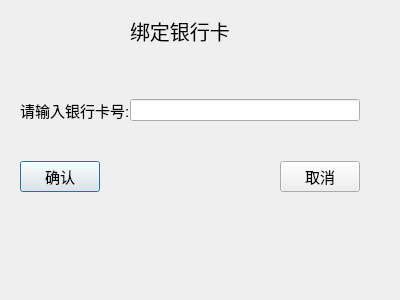
<?xml version="1.0" encoding="UTF-8"?>
<ui version="4.0">
 <class>BindID</class>
 <widget class="QDialog" name="BindID">
  <property name="geometry">
   <rect>
    <x>0</x>
    <y>0</y>
    <width>400</width>
    <height>300</height>
   </rect>
  </property>
  <property name="windowTitle">
   <string>Dialog</string>
  </property>
  <widget class="QLabel" name="label">
   <property name="geometry">
    <rect>
     <x>130</x>
     <y>10</y>
     <width>121</width>
     <height>41</height>
    </rect>
   </property>
   <property name="styleSheet">
    <string notr="true">
font-size:20px;</string>
   </property>
   <property name="text">
    <string>绑定银行卡</string>
   </property>
  </widget>
  <widget class="QWidget" name="layoutWidget">
   <property name="geometry">
    <rect>
     <x>20</x>
     <y>60</y>
     <width>341</width>
     <height>171</height>
    </rect>
   </property>
   <layout class="QGridLayout" name="gridLayout">
    <property name="rightMargin">
     <number>1</number>
    </property>
    <property name="bottomMargin">
     <number>0</number>
    </property>
    <property name="spacing">
     <number>0</number>
    </property>
    <item row="0" column="0">
     <layout class="QHBoxLayout" name="horizontalLayout">
      <item>
       <widget class="QLabel" name="label_2">
        <property name="styleSheet">
         <string notr="true">
font-size:15px;</string>
        </property>
        <property name="text">
         <string>请输入银行卡号:</string>
        </property>
       </widget>
      </item>
      <item>
       <widget class="QLineEdit" name="lineEdit_CID">
        <property name="styleSheet">
         <string notr="true">font: 10pt &quot;Sans Serif&quot;;</string>
        </property>
       </widget>
      </item>
     </layout>
    </item>
    <item row="1" column="0">
     <layout class="QHBoxLayout" name="horizontalLayout_2">
      <item>
       <widget class="QPushButton" name="pushButton">
        <property name="styleSheet">
         <string notr="true">
font-size:15px;</string>
        </property>
        <property name="text">
         <string>确认</string>
        </property>
       </widget>
      </item>
      <item>
       <spacer name="horizontalSpacer">
        <property name="orientation">
         <enum>Qt::Horizontal</enum>
        </property>
        <property name="sizeHint" stdset="0">
         <size>
          <width>40</width>
          <height>20</height>
         </size>
        </property>
       </spacer>
      </item>
      <item>
       <widget class="QPushButton" name="pushButton_2">
        <property name="styleSheet">
         <string notr="true">
font-size:15px;</string>
        </property>
        <property name="text">
         <string>取消</string>
        </property>
       </widget>
      </item>
     </layout>
    </item>
   </layout>
  </widget>
 </widget>
 <resources/>
 <connections/>
</ui>
